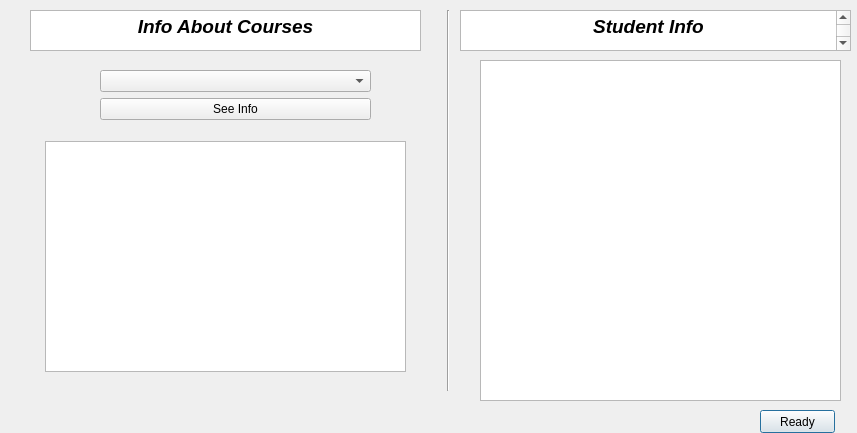
<?xml version="1.0" encoding="UTF-8"?>
<ui version="4.0">
 <class>StudentsInfoWindow</class>
 <widget class="QDialog" name="StudentsInfoWindow">
  <property name="geometry">
   <rect>
    <x>0</x>
    <y>0</y>
    <width>857</width>
    <height>433</height>
   </rect>
  </property>
  <property name="windowTitle">
   <string>Dialog</string>
  </property>
  <widget class="QTextBrowser" name="textBrowser">
   <property name="geometry">
    <rect>
     <x>30</x>
     <y>10</y>
     <width>391</width>
     <height>41</height>
    </rect>
   </property>
   <property name="html">
    <string>&lt;!DOCTYPE HTML PUBLIC &quot;-//W3C//DTD HTML 4.0//EN&quot; &quot;http://www.w3.org/TR/REC-html40/strict.dtd&quot;&gt;
&lt;html&gt;&lt;head&gt;&lt;meta name=&quot;qrichtext&quot; content=&quot;1&quot; /&gt;&lt;style type=&quot;text/css&quot;&gt;
p, li { white-space: pre-wrap; }
&lt;/style&gt;&lt;/head&gt;&lt;body style=&quot; font-family:'MS Shell Dlg 2'; font-size:8.25pt; font-weight:400; font-style:normal;&quot;&gt;
&lt;p align=&quot;center&quot; style=&quot; margin-top:0px; margin-bottom:0px; margin-left:0px; margin-right:0px; -qt-block-indent:0; text-indent:0px;&quot;&gt;&lt;span style=&quot; font-size:14pt; font-weight:600; font-style:italic;&quot;&gt;Info About Courses&lt;/span&gt;&lt;/p&gt;&lt;/body&gt;&lt;/html&gt;</string>
   </property>
  </widget>
  <widget class="Line" name="line">
   <property name="geometry">
    <rect>
     <x>440</x>
     <y>10</y>
     <width>16</width>
     <height>381</height>
    </rect>
   </property>
   <property name="orientation">
    <enum>Qt::Vertical</enum>
   </property>
  </widget>
  <widget class="QTextBrowser" name="CourseInfo">
   <property name="geometry">
    <rect>
     <x>45</x>
     <y>141</y>
     <width>361</width>
     <height>231</height>
    </rect>
   </property>
  </widget>
  <widget class="QTextBrowser" name="textBrowser_2">
   <property name="geometry">
    <rect>
     <x>460</x>
     <y>10</y>
     <width>391</width>
     <height>41</height>
    </rect>
   </property>
   <property name="html">
    <string>&lt;!DOCTYPE HTML PUBLIC &quot;-//W3C//DTD HTML 4.0//EN&quot; &quot;http://www.w3.org/TR/REC-html40/strict.dtd&quot;&gt;
&lt;html&gt;&lt;head&gt;&lt;meta name=&quot;qrichtext&quot; content=&quot;1&quot; /&gt;&lt;style type=&quot;text/css&quot;&gt;
p, li { white-space: pre-wrap; }
&lt;/style&gt;&lt;/head&gt;&lt;body style=&quot; font-family:'MS Shell Dlg 2'; font-size:8.25pt; font-weight:400; font-style:normal;&quot;&gt;
&lt;p align=&quot;center&quot; style=&quot; margin-top:0px; margin-bottom:0px; margin-left:0px; margin-right:0px; -qt-block-indent:0; text-indent:0px;&quot;&gt;&lt;span style=&quot; font-size:14pt; font-weight:600; font-style:italic;&quot;&gt;Student Info&lt;/span&gt;&lt;/p&gt;
&lt;p align=&quot;center&quot; style=&quot;-qt-paragraph-type:empty; margin-top:0px; margin-bottom:0px; margin-left:0px; margin-right:0px; -qt-block-indent:0; text-indent:0px; font-size:14pt; font-weight:600; font-style:italic;&quot;&gt;&lt;br /&gt;&lt;/p&gt;&lt;/body&gt;&lt;/html&gt;</string>
   </property>
  </widget>
  <widget class="QTextBrowser" name="StudentInfoBox">
   <property name="geometry">
    <rect>
     <x>480</x>
     <y>60</y>
     <width>361</width>
     <height>341</height>
    </rect>
   </property>
  </widget>
  <widget class="QPushButton" name="Ready">
   <property name="geometry">
    <rect>
     <x>760</x>
     <y>410</y>
     <width>75</width>
     <height>23</height>
    </rect>
   </property>
   <property name="text">
    <string>Ready</string>
   </property>
  </widget>
  <widget class="QWidget" name="">
   <property name="geometry">
    <rect>
     <x>100</x>
     <y>70</y>
     <width>271</width>
     <height>51</height>
    </rect>
   </property>
   <layout class="QVBoxLayout" name="verticalLayout">
    <item>
     <widget class="QComboBox" name="comboBox"/>
    </item>
    <item>
     <widget class="QPushButton" name="CourseInfoButton">
      <property name="text">
       <string>See Info</string>
      </property>
     </widget>
    </item>
   </layout>
  </widget>
 </widget>
 <resources/>
 <connections/>
</ui>
